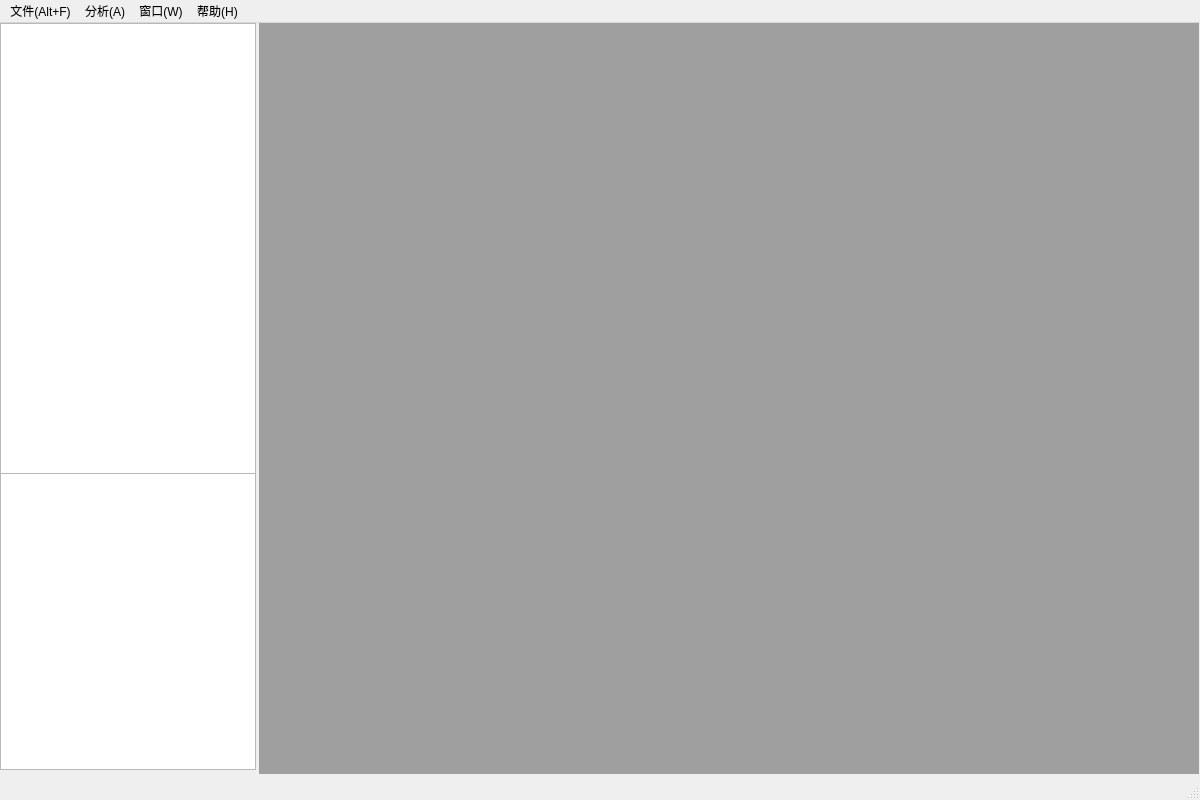
<?xml version="1.0" encoding="UTF-8"?>
<ui version="4.0">
 <class>MainWindow</class>
 <widget class="QMainWindow" name="MainWindow">
  <property name="geometry">
   <rect>
    <x>0</x>
    <y>0</y>
    <width>1200</width>
    <height>800</height>
   </rect>
  </property>
  <property name="windowTitle">
   <string>MainWindow</string>
  </property>
  <widget class="QWidget" name="centralwidget">
   <widget class="QTreeView" name="treeView">
    <property name="geometry">
     <rect>
      <x>0</x>
      <y>0</y>
      <width>256</width>
      <height>451</height>
     </rect>
    </property>
   </widget>
   <widget class="QTreeView" name="treeView_2">
    <property name="geometry">
     <rect>
      <x>0</x>
      <y>450</y>
      <width>256</width>
      <height>297</height>
     </rect>
    </property>
   </widget>
   <widget class="QMdiArea" name="mdiArea">
    <property name="geometry">
     <rect>
      <x>259</x>
      <y>0</y>
      <width>940</width>
      <height>751</height>
     </rect>
    </property>
   </widget>
  </widget>
  <widget class="QMenuBar" name="menubar">
   <property name="geometry">
    <rect>
     <x>0</x>
     <y>0</y>
     <width>1200</width>
     <height>21</height>
    </rect>
   </property>
   <widget class="QMenu" name="menu_Alt_t">
    <property name="title">
     <string>文件(Alt+F)</string>
    </property>
    <addaction name="action_s"/>
    <addaction name="action_Q"/>
   </widget>
   <widget class="QMenu" name="menu_A">
    <property name="title">
     <string>分析(A)</string>
    </property>
    <addaction name="action_R"/>
    <addaction name="action_W"/>
    <addaction name="action"/>
    <addaction name="separator"/>
    <addaction name="action_3"/>
    <addaction name="action_4"/>
   </widget>
   <widget class="QMenu" name="menu_W">
    <property name="title">
     <string>窗口(W)</string>
    </property>
    <addaction name="action_5"/>
    <addaction name="action_6"/>
    <addaction name="separator"/>
    <addaction name="action_8"/>
    <addaction name="action_9"/>
    <addaction name="separator"/>
    <addaction name="action_11"/>
    <addaction name="action_12"/>
   </widget>
   <widget class="QMenu" name="menu_H">
    <property name="title">
     <string>帮助(H)</string>
    </property>
    <addaction name="action_A"/>
   </widget>
   <addaction name="menu_Alt_t"/>
   <addaction name="menu_A"/>
   <addaction name="menu_W"/>
   <addaction name="menu_H"/>
  </widget>
  <widget class="QStatusBar" name="statusbar"/>
  <action name="actionCtrl_s">
   <property name="text">
    <string>Ctrl+s</string>
   </property>
  </action>
  <action name="action_s">
   <property name="icon">
    <iconset>
     <normaloff>../image/保存.png</normaloff>../image/保存.png</iconset>
   </property>
   <property name="text">
    <string>保存(Ctrl+S)</string>
   </property>
   <property name="shortcut">
    <string>Ctrl+S</string>
   </property>
  </action>
  <action name="action_Q">
   <property name="text">
    <string>退出(Q)</string>
   </property>
   <property name="shortcut">
    <string>Ctrl+Q</string>
   </property>
  </action>
  <action name="action_R">
   <property name="icon">
    <iconset>
     <normaloff>../image/全民朗读2.png</normaloff>../image/全民朗读2.png</iconset>
   </property>
   <property name="text">
    <string>朗读(R)</string>
   </property>
   <property name="shortcut">
    <string>Ctrl+R</string>
   </property>
  </action>
  <action name="action_W">
   <property name="text">
    <string>分词(W)</string>
   </property>
   <property name="shortcut">
    <string>Ctrl+W</string>
   </property>
  </action>
  <action name="action">
   <property name="icon">
    <iconset>
     <normaloff>../image/词云.png</normaloff>../image/词云.png</iconset>
   </property>
   <property name="text">
    <string>生成词云</string>
   </property>
  </action>
  <action name="action_3">
   <property name="icon">
    <iconset>
     <normaloff>../image/爬虫-01.png</normaloff>../image/爬虫-01.png</iconset>
   </property>
   <property name="text">
    <string>爬取信息</string>
   </property>
  </action>
  <action name="action_4">
   <property name="text">
    <string>识别文字</string>
   </property>
  </action>
  <action name="action_5">
   <property name="text">
    <string>关闭</string>
   </property>
  </action>
  <action name="action_6">
   <property name="text">
    <string>关闭所有</string>
   </property>
  </action>
  <action name="action_8">
   <property name="text">
    <string>平铺</string>
   </property>
  </action>
  <action name="action_9">
   <property name="text">
    <string>层叠</string>
   </property>
  </action>
  <action name="action_11">
   <property name="text">
    <string>下一个</string>
   </property>
  </action>
  <action name="action_12">
   <property name="text">
    <string>前一个</string>
   </property>
  </action>
  <action name="action_A">
   <property name="text">
    <string>关于(A)</string>
   </property>
  </action>
 </widget>
 <resources/>
 <connections/>
</ui>
